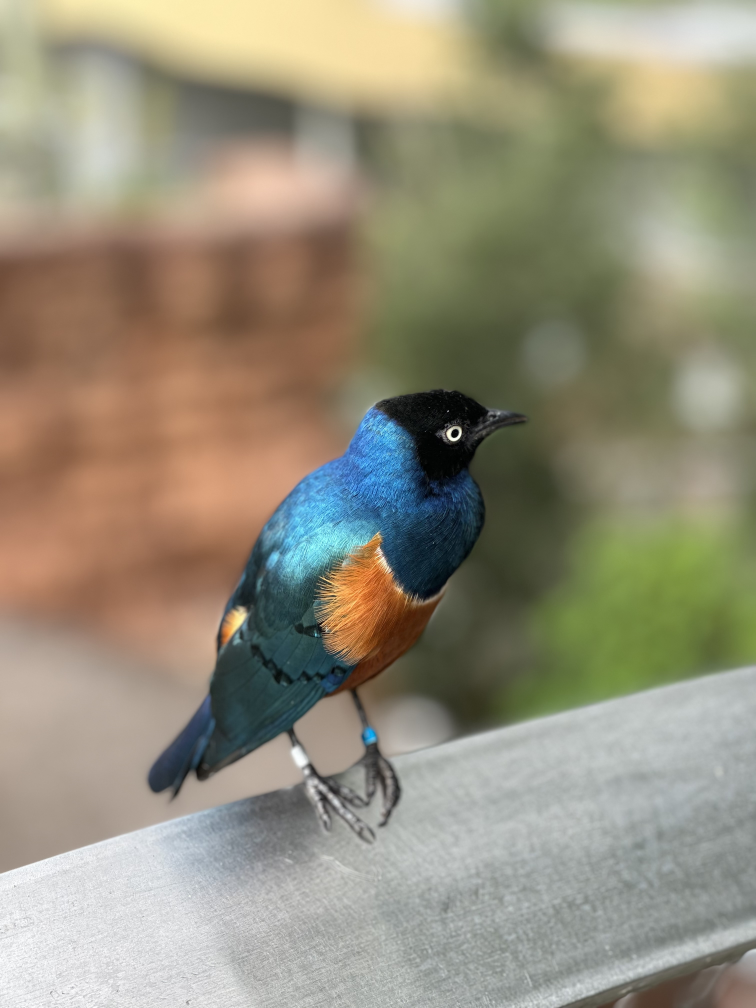
#> input picture bird.jpg, 3024 x 4032 px (shown at 1/4 size)
$ jupyter execute --allow-errors RoughWork.ipynb
#> lines starting #> are read from the running program, lines starting #| are printed output that depends on the picture
## Current idea of process flow:
 - encoding
     - fft the audio
     - filter high frequency components
     - keep only positive frequencies and round to integer
     - encode the audio into the image
 - decoding
     - decode the audio from the image
     - ifft the frequency components

[cell 1]
import cv2
import jpeglib
import librosa
import matplotlib.pyplot as plt
import numpy as np
import sounddevice as sd
import soundfile as sf

from scipy.fft import fft, ifft, fft2, ifft2, fftfreq, fftshift, dct, idct
from PIL import Image

[cell 2]
img_path = "../bird.jpg"
audio_paths = [
    "../BengawanSolo.m4a",
    "../BridgeOverTroubledWater.m4a",
    "../ChanMaliChan.m4a",
    "../CountryRoad.m4a",
    "../Edelweiss.m4a",
    "../FourSeasons.m4a",
    "../GoodBadUgly.m4a",
    "../HighMountainGreen.m4a",
    "../MunneruVaaliba.m4a",
    "../ScarboroughFair.m4a",
    "../SingSingSo.m4a",
    "../SoundOfSilence.m4a",
    "../SpringBreeze.m4a",
    "../TongNian.m4a",
    "../WaltzingMatilda.m4a"
]

[cell 3]
img = cv2.imread(img_path)
#> img is the input picture: shape (4032, 3024, 3); mean B, G, R 123.5, 143.1, 149.1
plt.imshow(img)

[cell 4]
audios = []
audio_ffts = []
fs = 44100
#> (the rest of this cell did not finish here and is left out)

#> (a cell that did not finish here is left out)

[cell 6]
def get_half_fft(audio, filter_num=1524096):
    audio_fft = fft(audio)
    n = len(audio)
    return fftshift(audio_fft)[n//2-filter_num: n//2], filter_num

[cell 7]
def get_audio(half_fft):
    n = 2*len(half_fft)
    neg_fft = np.conj(half_fft[::-1])
    full_fft = np.zeros(n, dtype=complex)
    full_fft[:n//2] = half_fft
    full_fft[n//2:] = neg_fft

    audio = np.real(ifft(fftshift(full_fft)))
    return audio

[cell 8]
filter_num = img.shape[0] * img.shape[1] // 8
#> filter_num = 1524096

#> (the rest of this cell did not finish here and is left out)

#> (a cell that did not finish here is left out)

#> (a cell that did not finish here is left out)

#### Observed that the max values < range of int16, so use int16 to reduce numbers to encode

#> (a cell that did not finish here is left out)

#> (a cell that did not finish here is left out)

[cell 13]
def encode_channel(ch, arr):
    arr_flat = arr.reshape(-1, 1)
    bin = (np.right_shift(arr_flat, [14, 12, 10, 8, 6, 4, 2, 0]) & 0b11).reshape(ch.shape)

    res = ((ch & 0b11111100) | (bin & 0b11)).astype('uint8')
    return res


def encode(img, audio, filter_num):
    img_ycrcb = cv2.cvtColor(img, cv2.COLOR_BGR2YCrCb)
    y, cr, cb = cv2.split(img_ycrcb)

    half_fft, _ = get_half_fft(audio, filter_num)
    half_fft = np.round(half_fft)

    real, imag = half_fft.real, half_fft.imag

    cr1 = encode_channel(cr, real)
    cb1 = encode_channel(cb, imag)

    img_ycrcb1 = cv2.merge([y, cr1, cb1])
    img1 = cv2.cvtColor(img_ycrcb1, cv2.COLOR_YCrCb2BGR)

    return img1

#> (a cell that did not finish here is left out)

[cell 15]
sd.stop()
#> (this line was passed over: sounddevice is not available in this run)

#> (a cell that did not finish here is left out)

[cell 17]
img.shape
#> Out = (4032, 3024, 3)

[cell 18]
img_ycbcr = cv2.cvtColor(img, cv2.COLOR_BGR2YCrCb)
#> img_ycbcr: shape (4032, 3024, 3); mean of channels 0, 1, 2 142.6, 132.6, 117.2

y1, cb1, cr1 = cv2.split(img_ycbcr)
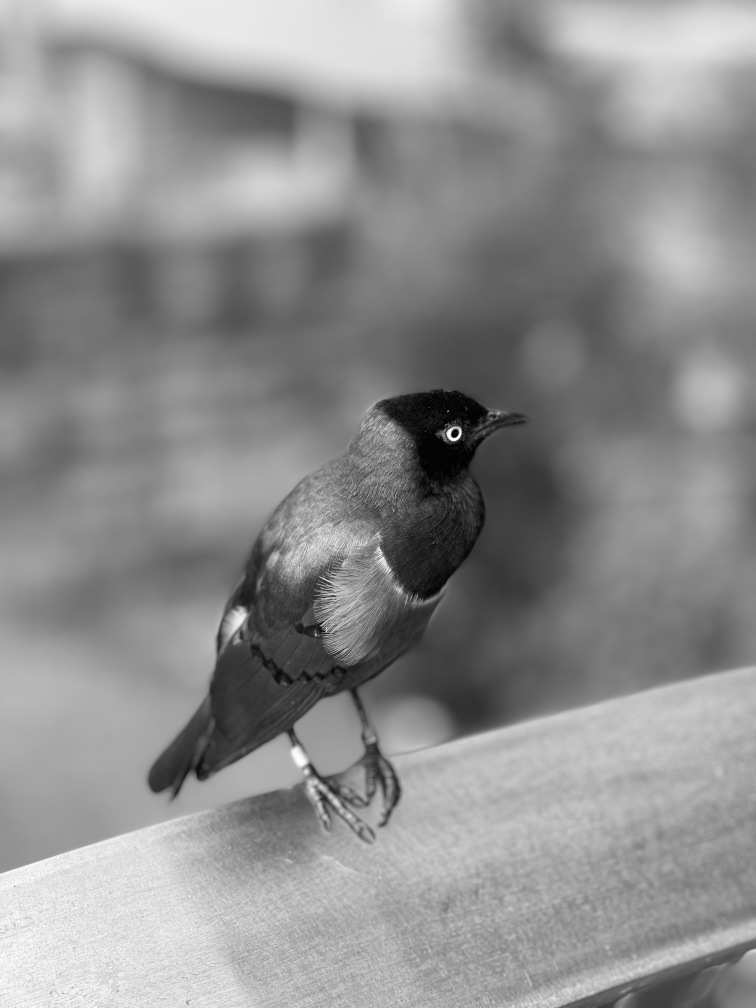
#> y1: shape (4032, 3024) (shown at 1/4 size); min 0, max 255, mean 142.6
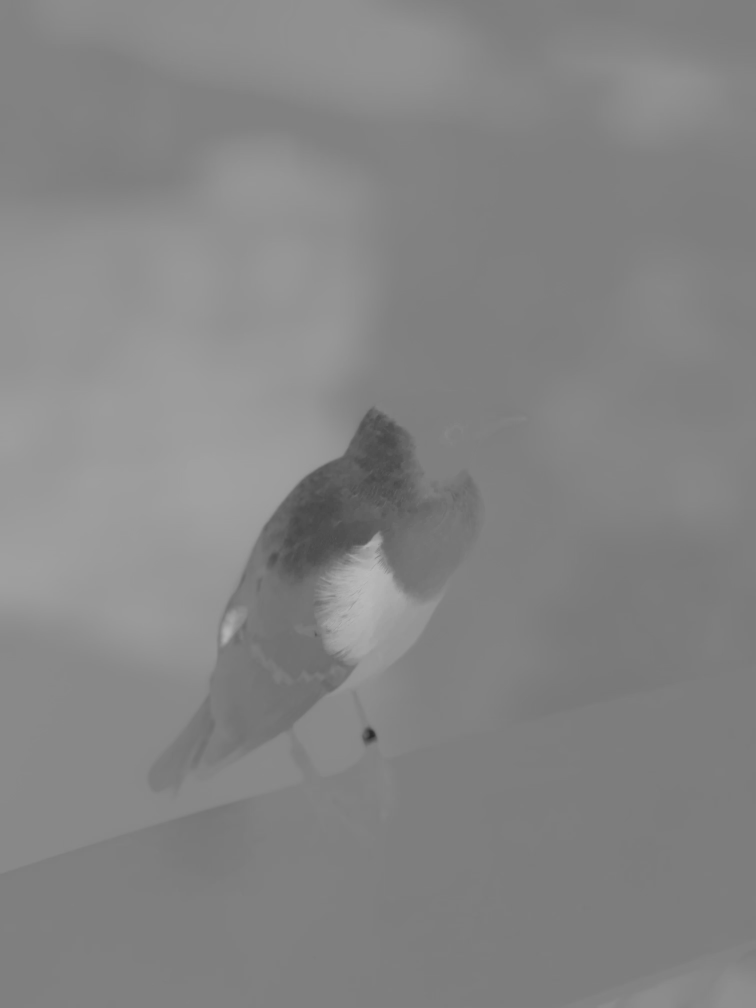
#> cb1: shape (4032, 3024) (shown at 1/4 size); min 39, max 188, mean 132.6
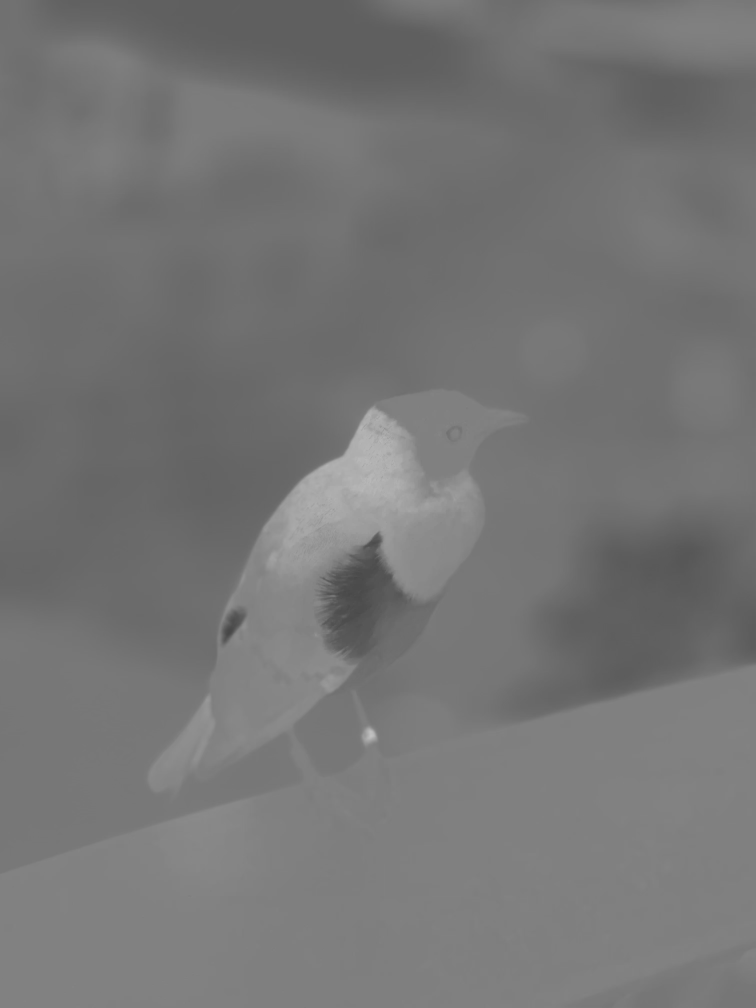
#> cr1: shape (4032, 3024) (shown at 1/4 size); min 69, max 194, mean 117.2
